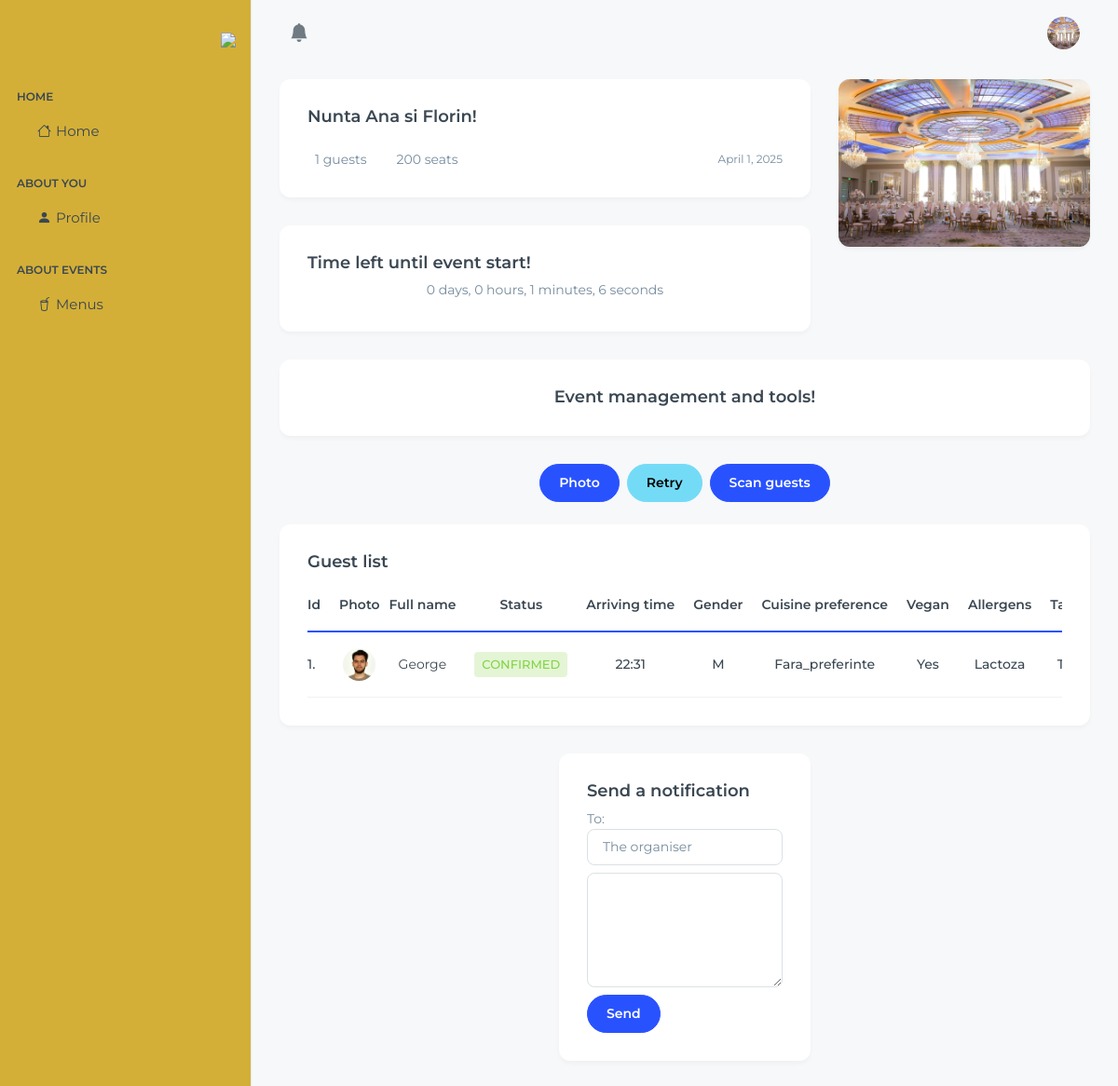
Screenshot of /personal_vizualizare_eveniment/3 (signed in) with the database file from the repository.
### base/models.py (models this page shows, shortened)
class Profile(models.Model):
    user = models.ForeignKey(User, on_delete=models.CASCADE, null=True, blank=True)
    username = models.CharField(max_length=150, unique=True)
    password = models.CharField(max_length=128)
    email = models.EmailField()
    description = models.TextField(null=True, blank=True)
    photo = models.ImageField(upload_to='profile_photos/', null=True, blank=True, default="poze_invitati/male.jpg")
    approved = models.BooleanField(default=False)
    number = models.CharField(max_length=15,default="+(40) 748364823")
    age = models.IntegerField(default=20)
    first_name = models.CharField(null=True, blank=True,max_length=15)
    last_name = models.CharField(null=True, blank=True,max_length=15)
    location = models.CharField(null=True, blank=True,max_length=60)
    street = models.CharField(null=True, blank=True,max_length=100)
    zip_code = models.CharField(null=True, blank=True,max_length=10)
    facebook = models.CharField(null=True, blank=True,max_length=100)
    instagram = models.CharField(null=True, blank=True,max_length=100)
    work_link = models.CharField(null=True, blank=True,max_length=100)
    google_link = models.CharField(null=True, blank=True,max_length=100)
    country = models.CharField(null=True, blank=True,max_length=100)
    created_at = models.DateTimeField(auto_now_add=True)
    USER_TYPE_CHOICES = (
        ('admin', 'Admin'),
        ('organizer', 'Organizer'),
        ('guest', 'Guest'),
        ('staff', 'Staff')
    )
    user_type = models.CharField(
        max_length=20,
        choices=USER_TYPE_CHOICES,
        default='guest'
    )

class Event(models.Model):
    location = models.ForeignKey(Location, on_delete=models.SET_NULL, null=True, blank=True)
    event_name = models.CharField(max_length=100)
    event_date = models.DateField()
    event_time = models.TimeField()
    event_description = models.TextField(null=True, blank=True)
    created_at = models.DateTimeField(auto_now_add=True)
    guests = models.ManyToManyField(Guests, related_name='events', blank=True)
    completed = models.BooleanField(default=False)
    types = models.ManyToManyField(Type, blank=True)
    cost = models.DecimalField(max_digits=10, decimal_places=2, default=3000)
    updated_at = models.DateTimeField(auto_now=True)
    is_canceled = models.BooleanField(default=False)
    organized_by = models.ForeignKey(
        User,
        on_delete=models.CASCADE,
        related_name="organized_events",
        blank=True,
        null=True
    )

class Location(models.Model):
    owner = models.ForeignKey(User, on_delete=models.SET_NULL, null=True)
    name = models.CharField(max_length=100)
    description = models.TextField(null=True, blank=True)
    gallery = models.ImageField(upload_to='images/', null=True, blank=True)
    location = models.TextField(max_length=30)
    types = models.ManyToManyField(Type, blank=True)
    seats_numbers = models.IntegerField(null=True, blank=True)
    created_at = models.DateTimeField(auto_now_add=True)
    cost = models.DecimalField(max_digits=12, decimal_places=2,default=3000)
    number = models.CharField(max_length=20, default="+(40) 74 83 64 823")

class RSVP(models.Model):
    RESPONSE_CHOICES = [
        ("Accepted", "Accepted"),
        ("Declined", "Declined"),
        ("Pending", "Pending"),
    ]
    event = models.ForeignKey(Event, on_delete=models.CASCADE, related_name="rsvps")
    guest = models.ForeignKey(User, on_delete=models.CASCADE, related_name="rsvps")
    response = models.CharField(max_length=10, choices=RESPONSE_CHOICES, default="Pending")

class Guests(models.Model):
    profile = models.OneToOneField(Profile, on_delete=models.CASCADE, related_name='guest_profile', null=True)
    GENDER_CHOICES = [
        ('M', 'Masculin'),
        ('F', 'Feminin')
        ]
    age = models.IntegerField(null=True, blank=True)
    gender = models.CharField(max_length=1, choices=GENDER_CHOICES, null=True, blank=True)
    picture = models.ImageField(upload_to='poze_invitati/', null=True, blank=True)
    cuisine_preference = models.CharField(max_length=50, blank=True, null=True)
    vegan = models.BooleanField(default=False)
    allergens = models.JSONField(default=list, blank=True, null=True)
    state = models.BooleanField(default=False)

### base/decorators.py (the view)
    def wrapper(request, *args, **kwargs):
        profile = request.user.profile_set.first()
        if request.user.is_authenticated and profile:
            if profile.user_type == 'staff':
                return view_func(request, *args, **kwargs)
        messages.error(request, "Acces denied: You must have a staff account in order to acces this part of the site.")
        return redirect(request.META.get('HTTP_REFERER', '/'))

### base/context_processors.py (called while the page is built)
def media_url(request):
    return {
        'MEDIA_URL': settings.MEDIA_URL
    }

### base/views.py (called while the page is built)
@login_required(login_url='/login')
@user_is_staff
def personal_vizualizare_eveniment(request, pk):
    event = Event.objects.get(id=pk)
    if event.location.owner != request.user:
        return redirect(request.META.get('HTTP_REFERER', '/'))
    profile = Profile.objects.get(user=request.user)
    rspv = RSVP.objects.filter(event = event, response = "Accepted")
    event_data = [
        {
            'id': event.id,
            'title': event.event_name,
            'event_date': datetime.combine(event.event_date, event.event_time).strftime('%Y-%m-%d %H:%M:%S')
        }
    ]
    context = {
        'event': event,
        'event_data': json.dumps(event_data),
        'rspv': rspv,
        'profile': profile
    }
    return render(request, 'base/personal_vizualizare_eveniment.html', context)

### base/templates/base/personal_vizualizare_eveniment.html (shortened to what this page needs)
{% extends 'main.html' %}
{% block content %}
<div class="page-wrapper" id="main-wrapper" data-layout="vertical" data-navbarbg="skin6" data-sidebartype="full"
data-sidebar-position="fixed" data-header-position="fixed">
    {% include 'sidebar.html' %}
    <div class="body-wrapper">
    {% include 'header.html' %}
    <div class="container-fluid">
        <div class="row">
        <div class="col-lg-8">
            <div class="row d-flex flex-column flex-wrap">
                <div class="col-lg-12">
                    <div class="card">
                        <div class="card-body">
                            <h1 class="card-title d-flex align-items-center gap-2">
                                {{ event.event_name }}!
                            </h1>
                            <div class="d-flex align-items-center gap-4 mt-4">
                                <div class="d-flex align-items-center gap-2">
                                {{ event.guests.count }} guests
                                </div>
                                <div class="d-flex align-items-center gap-2">
                                 {{event.location.seats_numbers}} seats
                                </div>
                                <div class="d-flex align-items-center fs-2 ms-auto">
                                {{ event.event_date }}
                                </div>
                            </div>
                        </div>
                    </div>
                </div>
                <div class="col-lg-12">
                    <div class="card">
                        <div class="card-body">
                            <h1 class="card-title d-flex align-items-center gap-2">Time left until event start!</h1>
                            {% include 'timer.html' %}
                        </div>
                    </div>
                </div>
            </div>
        </div>
        <div class="col-lg-4">
            <div class="card">
                <img src="{{ MEDIA_URL }}{{ event.location.gallery }}" class="card-img" style="max-height: 300px; object-fit: cover;">
                <div class="card-img-overlay"></div>
            </div>
        </div>
        <div class="col-lg-12">
            <div class="card">
                <div class="card-body">
                    <h1 class="card-title d-flex align-items-center justify-content-center mb-0">
                        Event management and tools!
                    </h1>
                </div>
            </div>
        </div>
        <div class="d-flex flex-row justify-content-center mb-4 gap-2">
            <button id="capture-btn" class="btn btn-primary">Photo</button>
            <button id="reload-btn" class="btn btn-secondary">Retry</button>
            <button class="btn btn-primary" id="launch_camera">Scan guests</button>
        </div>
        <div class="col-lg-12">
                <div class="card">
                    <div class="card-body">
                        <h5 class="card-title">Guest list</h5>
                        <div class="table-responsive">
                            <table class="table text-nowrap align-middle mb-0">
                            <thead>
                                <tr class="border-2 border-bottom border-primary justify-content-center border-0">
                                    <th scope="col" class="ps-0 text-center">Id</th>
                                    <th scope="col" class="text-center">Photo</th>
                                    <th scope="col" class="ps-0 text-center">Full name</th>
                                    <th scope="col" class="text-center">Status</th>
                                    <th scope="col" class="text-center">Arriving time</th>
                                    <th scope="col" class="text-center">Gender</th>
                                    <th scope="col" class="text-center">Cuisine preference</th>
                                    <th scope="col" class="text-center">Vegan</th>
                                    <th scope="col" class="text-center">Allergens</th>
                                    <th scope="col" class="text-center">Table no.</th>
                                </tr>
                            </thead>
                            <tbody class="table-group-divider">
                                {% for response in rspv %}
                                <tr>
                                    <td class="ps-0 fw-medium"><span>{{ forloop.counter }}.</span></td>
                                    <td class="text-center fw-medium"><img src="{{MEDIA_URL}}{{ response.guest.profile_set.all.0.photo }}" class="rounded-circle" width="35" height="35"></td>
                                    <td><span>{{ response.guest.profile_set.all.0.first_name }}</span></td>
                                    <td class="text-center fw-medium"><span class="badge bg-success-subtle text-success text-uppercase">Confirmed</span></td>
                                    <td class="text-center fw-medium">22:31</td>
                                    <td class="text-center fw-medium">{{ response.guest.profile_set.all.0.guest_profile.gender }}</td>
                                    <td class="text-center fw-medium">{{ response.guest.profile_set.all.0.guest_profile.cuisine_preference }}</td>
                                    {% if response.guest.profile_set.all.0.guest_profile.vegan %}
                                    <td class="text-center fw-medium">Yes</td>
                                    {% else %}
                                    <td class="text-center fw-medium">No</td>
                                    {% endif %}
                                    <td class="text-center fw-medium">{{ response.guest.profile_set.all.0.guest_profile.allergens|join:", " }}</td>
                                    <td class="text-center fw-medium">Table x</td>
                                </tr>
                                {% endfor %}
                            </tbody>
                            </table>
                        </div>
                    </div>
                </div>
        </div>
        <div class="col-lg-4 offset-lg-4">
            <div class="card">
                <div class="card-body">
                    <h1 class="card-title">Send a notification</h1>
                    <form action="{% url 'send_notification' %}" method="post" enctype="multipart/form-data">
                        <label for="receiver">To:</label>
                        <select class="form-control mb-2" name="receiver" id="receiver">
                            <option value="organizer">The organiser</option>
                        </select>
                        <textarea class="form-control mb-2" name="message" id="message" cols="30" rows="5"></textarea>
                        <button type="submit" name="submit" class="btn btn-primary">Send</button>
                    </form>
                </div>
            </div>
        </div>
    </div>
    </div>
    </div>
</div>
{% endblock content %}

### templates/header.html (shortened to what this page needs)
{% block content %}
{% load static %}
<header class="app-header">
    <nav class="navbar navbar-expand-lg navbar-light">
      <ul class="navbar-nav">
        <li class="nav-item dropdown w-100">
          <a class="nav-link nav-icon-hover" href="#" id="notificationDropdown" role="button" data-bs-toggle="dropdown" aria-expanded="false">
            <i class="bi bi-bell-fill"></i>
          </a>
      </li>
      </ul>
      <div class="navbar-collapse justify-content-end px-0" id="navbarNav">
        <ul class="navbar-nav flex-row ms-auto align-items-center justify-content-end">
          <li class="nav-item dropdown">
            <a class="nav-link nav-icon-hover" href="javascript:void(0)" id="drop2" data-bs-toggle="dropdown"
              aria-expanded="false">
              <img src="{{ MEDIA_URL }}{{ profile.photo }}" alt="Ceva" width="35" height="35" class="rounded-circle">
            </a>
          </li>
        </ul>
      </div>
    </nav>
  </header>
{% endblock %}

### static/css/styles.css (style rules this page uses)
body { font-family: Arial, sans-serif; background-color: #FAF9F6; margin: 0; }
a { color: #D4AF37; text-decoration: none; }
.task_manager span, a { margin-left: auto; }
:root { --primary-color: #2E8B57; --secondary-color: #D4AF37; --text-color: #002B5B; }

### static/css/sidebar-admin.css (style rules this page uses)
#menu li, .dropdown { transition: transform 0.5s ease; }

### static/css/admin-locations.css (style rules this page uses)
.nav-link { color:#D4AF37; }
.dropdown { position: relative; }

### static/css/admin-events.css (style rules this page uses)
.fw-medium { color: #D4AF37; }

### rows the page displays
Profile: photo (picture)
Event: event_name "Nunta Ana si Florin", guests.count "1", location.seats_numbers "200", event_date "April 1, 2025", location.gallery (picture)
RSVP: guest.profile_set.all.0.photo (picture), guest.profile_set.all.0.first_name "George", guest.profile_set.all.0.guest_profile.gender "M", guest.profile_set.all.0.guest_profile.cuisine_preference "Fara_preferinte", shows "Yes", guest.profile_set.all.0.guest_profile.allergens "Lactoza"
